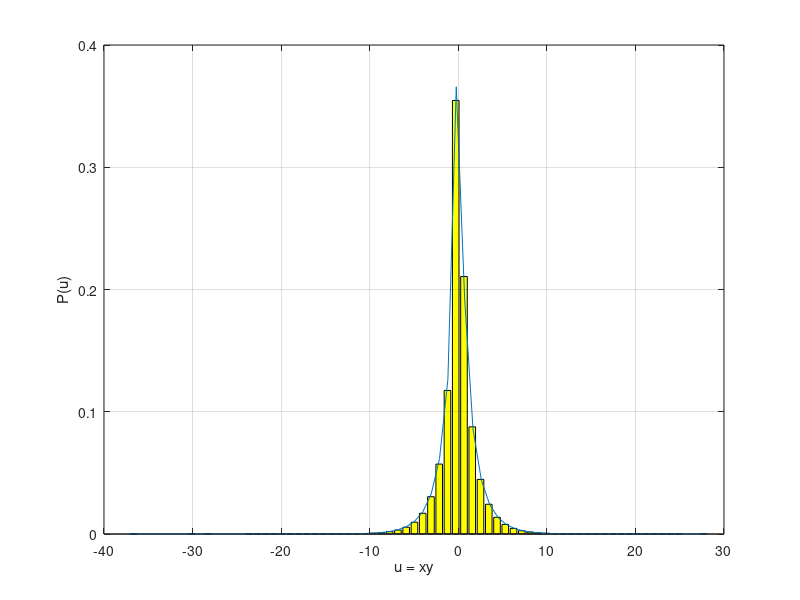

MATLAB code for this plot:
%% Normal Product Distribution
% The product of two normal distributions..
% This should be a modified Bessel function of the second kind (BesselK)
n = 1e7;
%bins = ceil(log2(n) + 1);
% this is the optimal number of bins so that our histogram matches our
% model
bins = 70;
% A normal distribution with mean 'b' and standard deviation 'a' is given
% by a .* randn(1,n) + b
sigmaX = 1;
sigmaY = 2;
muX = 0;
muY = 0;
X = sigmaX .* randn(1,n);
Y = sigmaY .* randn(1,n);

K = X .* Y;
sigmaK = std(K);%predict it should be sqrt(1^2 * 2^2) = 2
muK = mean(K);%predict it should be 0

[freq center] = hist(K,bins);
bar(center, freq/sum(freq),'y');
grid on; xlabel('u = xy'); ylabel('P(u)'); hold on;

sigmaK = std(K);%predict it should be sqrt(1^2 * 2^2) = 2

u = linspace(min(K),max(K),bins);
BesselK = ...
    besselk(0,abs(u)/(sigmaX * sigmaY))./(pi * sigmaX * sigmaY);
plot(u,BesselK);